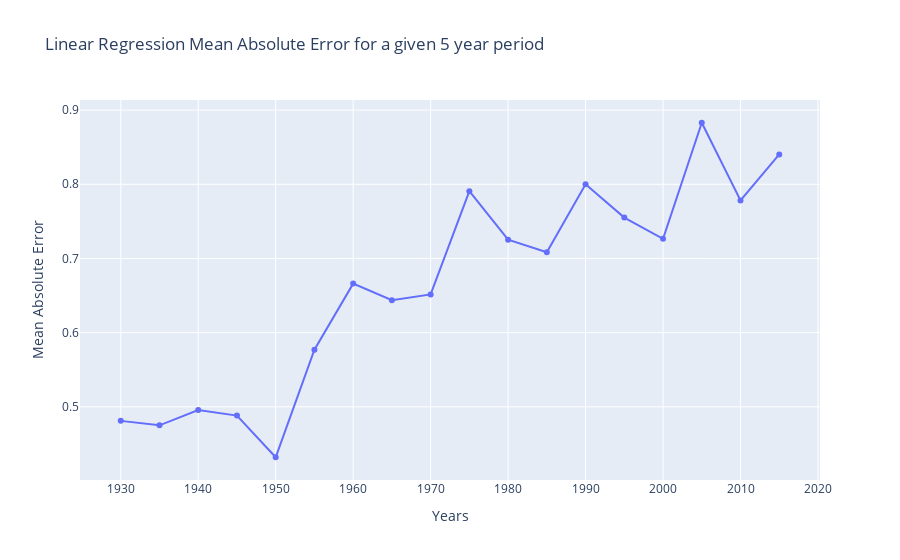

The code cell stored with this chart in its notebook:
### Markdown cell above
# Looking at errors when training and testing on the same year

### Code cell
years = list(range(1930, 2020, 5))
errors = []
for year in years:
    df = metadata_df.copy()
    filt_metadata_df = df[metadata_df['movie_release_year'] < year]
    filt_metadata_df = filt_metadata_df[filt_metadata_df['movie_release_year'] >= year-5]
    errors.append(full_genre_process(filt_metadata_df, 100)[1])

fig = go.Figure(data=go.Scatter(x=years, y=errors, mode='lines+markers'))
fig.update_layout(title='Linear Regression Mean Absolute Error for a given 5 year period',
                  xaxis_title='Years',
                  yaxis_title='Mean Absolute Error')
fig.show()

### Figure 1 — Plotly figure (JSON) as saved in the notebook; plotly's stock layout.template omitted (floating-point values rounded to 4 significant figures)
{"data": [{"mode": "lines+markers", "type": "scatter", "x": [1930, 1935, 1940, 1945, 1950, 1955, 1960, 1965, 1970, 1975, 1980, 1985, 1990, 1995, 2000, 2005, 2010, 2015], "y": [0.481, 0.475, 0.4955, 0.4882, 0.432, 0.577, 0.6661, 0.6438, 0.6515, 0.7907, 0.7254, 0.7085, 0.8001, 0.7551, 0.7264, 0.883, 0.7783, 0.8402]}], "layout": {"title": {"text": "Linear Regression Mean Absolute Error for a given 5 year period"}, "xaxis": {"title": {"text": "Years"}}, "yaxis": {"title": {"text": "Mean Absolute Error"}}}}
